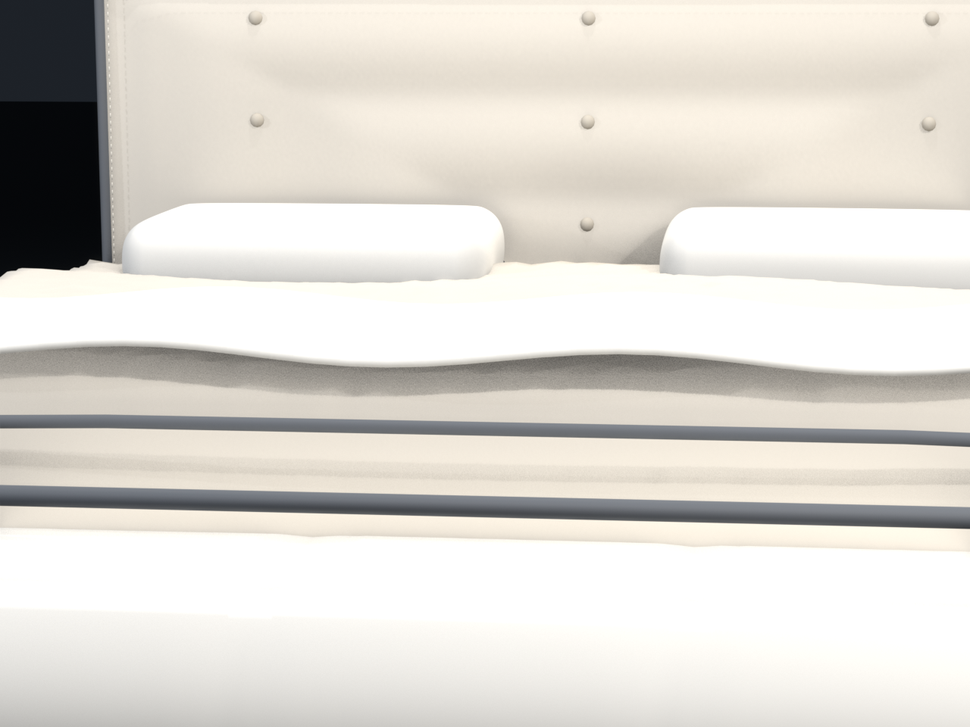
#> input picture 验收/models/preview_bed_detail.png, 970 x 727 px, shrunk from 1280 x 960 before the run; its folder holds only this picture in this run
$ python analyze_all.py
#> lines starting #> are read from the running program, lines starting #| are printed output that depends on the picture
"""汇总所有渲染图的客观质量指标，判定是否有过曝/欠曝/色彩异常/主体缺失。"""
import pathlib, sys
from PIL import Image
import numpy as np

MODELS = pathlib.Path(__file__).resolve().parents[3] / "验收" / "models"
files = sorted(MODELS.glob("preview_*_studio.png")) + \
        sorted(MODELS.glob("preview_*_front.png")) + \
        sorted(MODELS.glob("preview_*_detail.png"))

print(f"{'file':<34}{'mean':>7}{'p50':>7}{'p99':>7}{'过曝%':>8}{'欠曝%':>8}{'彩色%':>8}{'std':>7}")
print("-" * 86)
bad = []
for f in files:
    a = np.asarray(Image.open(f).convert("RGB")).astype(np.float32) / 255.0
    lum = a @ np.array([0.2126, 0.7152, 0.0722], dtype=np.float32)
    sat = (a.max(axis=2) - a.min(axis=2))
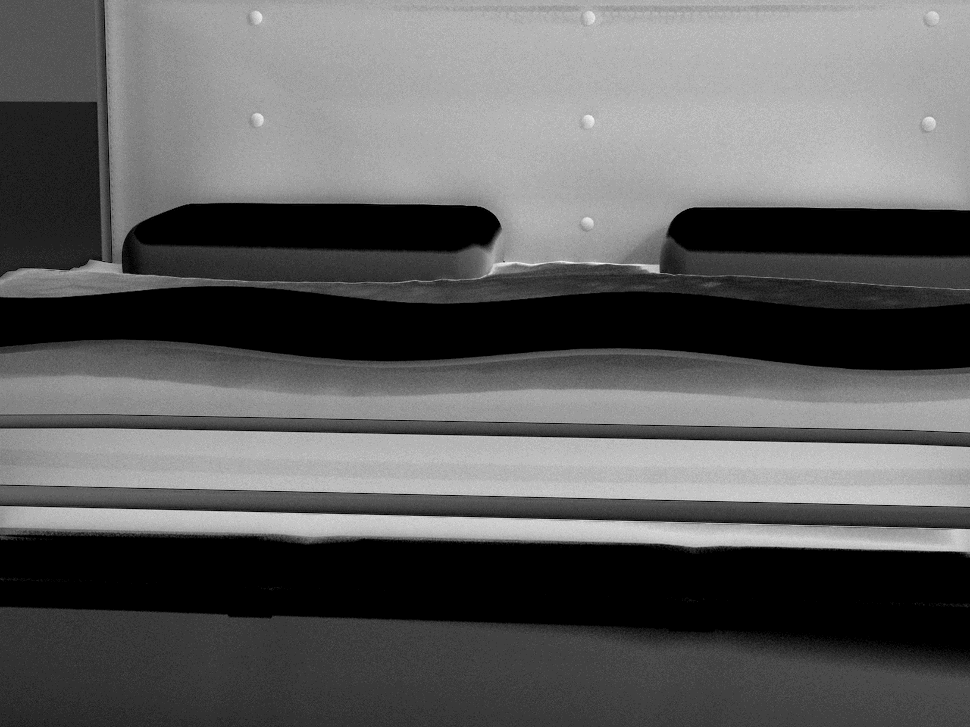
#> sat: shape (727, 970) float32; min 0, max 0.122, mean 0.0453; drawn with min black and max white
    over = (lum > 0.97).mean() * 100
#> over = 31.68
    under = (lum < 0.04).mean() * 100
#> under = 2.23
    colorful = (sat > 0.12).mean() * 100
#> colorful = 0.000142
    print(f"{f.name:<34}{lum.mean():>7.3f}{np.percentile(lum,50):>7.3f}"
          f"{np.percentile(lum,99):>7.3f}{over:>8.1f}{under:>8.1f}{colorful:>8.1f}{lum.std():>7.3f}")
#| preview_bed_detail.png              0.857  0.918  1.000    31.7     2.2     0.0  0.211
    if over > 25 or under > 40 or lum.std() < 0.08:
        bad.append(f.name)

print("-" * 86)
print(f"共 {len(files)} 张，异常 {len(bad)} 张")
for b in bad:
    print("  !", b)
